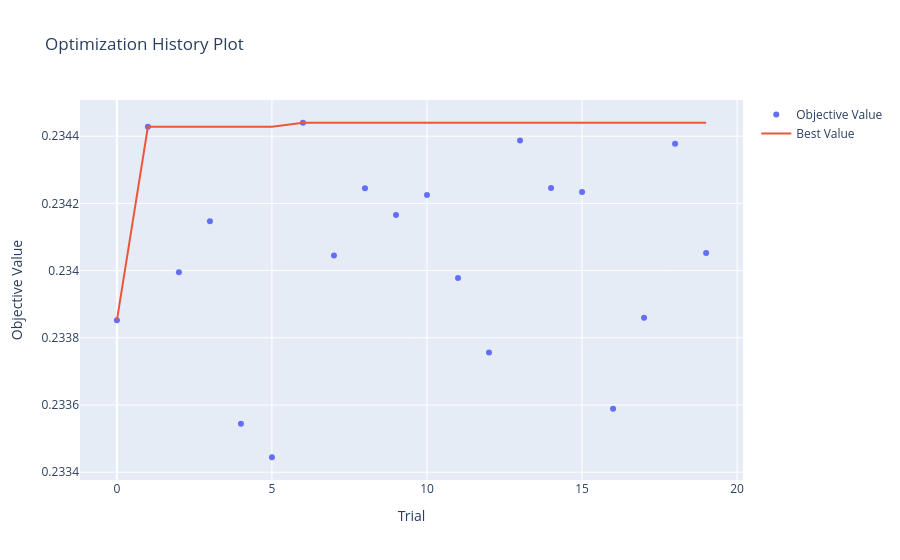

Here is the notebook cell this chart was saved with:
### Code cell
optuna.visualization.plot_optimization_history(optuna_study)

### Figure 1 — Plotly figure (JSON) as saved in the notebook; plotly's stock layout.template omitted (floating-point values rounded to 4 significant figures)
{"data": [{"mode": "markers", "name": "Objective Value", "type": "scatter", "x": [0, 1, 2, 3, 4, 5, 6, 7, 8, 9, 10, 11, 12, 13, 14, 15, 16, 17, 18, 19], "y": [0.2339, 0.2344, 0.234, 0.2341, 0.2335, 0.2334, 0.2344, 0.234, 0.2342, 0.2342, 0.2342, 0.234, 0.2338, 0.2344, 0.2342, 0.2342, 0.2336, 0.2339, 0.2344, 0.2341]}, {"mode": "lines", "name": "Best Value", "type": "scatter", "x": [0, 1, 2, 3, 4, 5, 6, 7, 8, 9, 10, 11, 12, 13, 14, 15, 16, 17, 18, 19], "y": [0.2339, 0.2344, 0.2344, 0.2344, 0.2344, 0.2344, 0.2344, 0.2344, 0.2344, 0.2344, 0.2344, 0.2344, 0.2344, 0.2344, 0.2344, 0.2344, 0.2344, 0.2344, 0.2344, 0.2344]}, {"marker": {"color": "#cccccc"}, "mode": "markers", "name": "Infeasible Trial", "showlegend": false, "type": "scatter", "x": [], "y": []}], "layout": {"title": {"text": "Optimization History Plot"}, "xaxis": {"title": {"text": "Trial"}}, "yaxis": {"title": {"text": "Objective Value"}}}}
